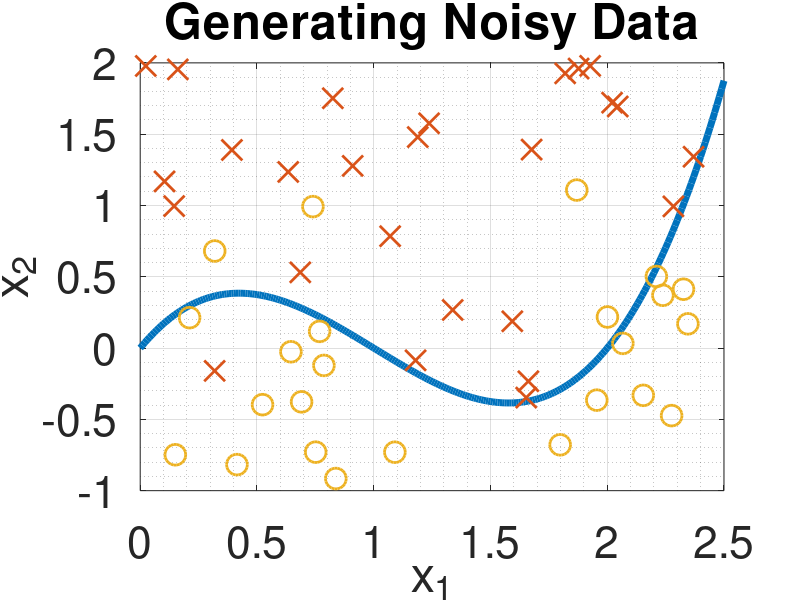

This figure's MATLAB source:
% Assignment 2 - Problem 5
% Noisy Classification Problem
% x1: [0,2.5]; x2: [-1,2]

f = @(t) t.*(t-1).*(t-2);

n = 50;
x1 = 2.5*rand(n,1); 
x2 = -1 + 3*rand(n,1);
y = zeros(n,1);

y(x2 >= f(x1)) = 1;
y(x2 < f(x1)) = -1;

[~,idxFlip] = datasample(y,floor(0.1*n),1,'Replace',false);
y(idxFlip) = -1 * y(idxFlip);

classAbove = find(y==1);
classBelow = find(y==-1);

figure(1);
t = 0:0.01:2.5;
p1 = plot(t,f(t),'LineWidth', 5);
hold on
p2 = plot(x1(classAbove),x2(classAbove), 'x', 'MarkerSize', 15, 'LineWidth', 2);
p3 = plot(x1(classBelow),x2(classBelow), 'o', 'MarkerSize', 15, 'LineWidth', 2);

% Figure options
title('Generating Noisy Data','FontSize',46);
xlabel('x_{1}','FontSize',36);
ylabel('x_{2}','FontSize',36);
%legend([p1 p3],'true separators','perceptron separator','Location','southeast');
grid on
grid minor
set(gca,'fontsize',32);
xlim([0 2.5]);ylim([-1 2])
